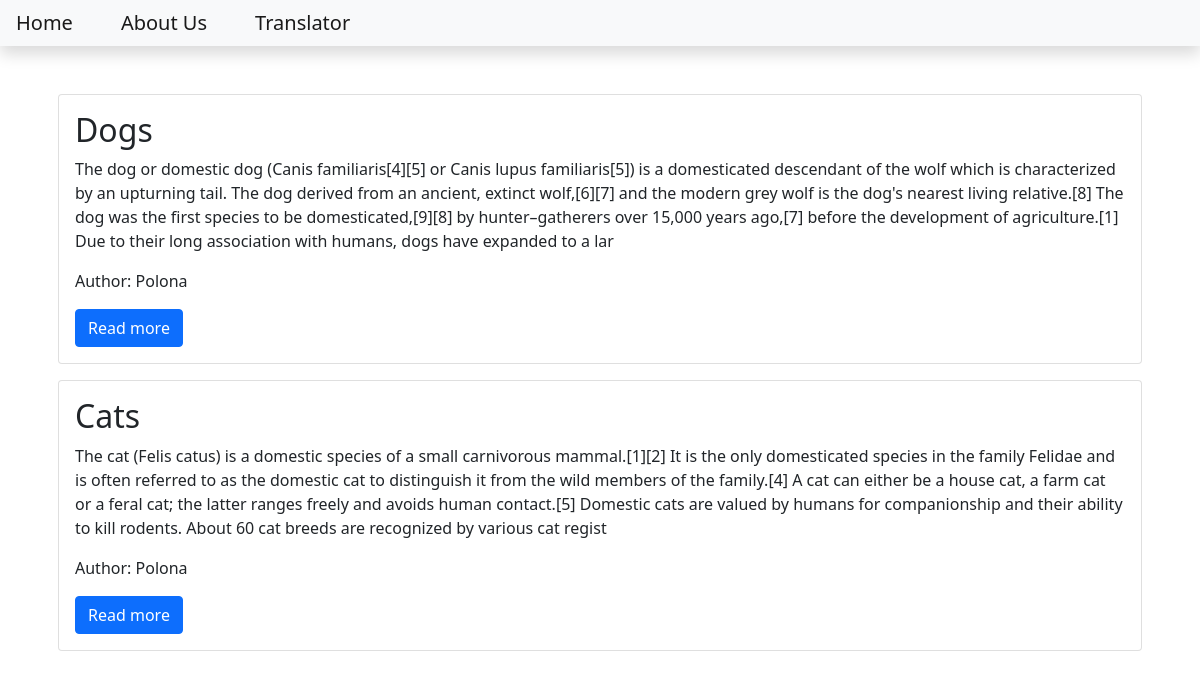
The page / on the database its author committed.
### blog/models.py (models this page shows, shortened)
class Post(models.Model): # Model is a class that contains field of data
    title = models.CharField(max_length = 200)
    content = models.TextField()
    date_created = models.DateTimeField(auto_now_add = True) # When author will create the now content from the admin page the current date and time will ge generated
    slug = models.SlugField(max_length = 200, unique = True)
    author = models.ForeignKey(to = User, on_delete = models.CASCADE) #ForeignKey because we will get this data from another table; cascade - if user is deleted from the user database table alos the posts from the user will be created
    status = models.IntegerField(choices = STATUS, default = 0) # choose from draft/published

### blog/views.py (the view)
# urls.py: path('', views.PostList.as_view(), name = 'home_view')
class PostList(generic.ListView): #specialized in rendering multiple data rows (multiple posts)
    queryset = Post.objects.filter(status = 1).order_by('-date_created') # - means that the latest post will be on the top of the page and the oldest post at the bottom of the home page
    template_name = 'index.html'

### templates/index.html
{% extends 'base.html'%}
{% block content %}
        <div class='container'>
        {% for post in post_list %}
            <div class='card m-3'>
                <div class='card-body'>
                    <h2 class='card-title'>
                        {{post.title}}
                    </h2>
                    <p class='card-text'>
                        {{post.content | slice:'500'}}
                    </p>
                    <p class='card-text'>
                        Author: {{post.author | title}}
                    </p>
                    <a class='btn btn-primary' href="{% url 'blog_view' post.slug %}">Read more</a>
                </div>
            </div>
        {% endfor %}
        </div>
{% endblock content %}

### templates/base.html (shortened to what this page needs)
<!DOCTYPE html>
<html lang="en">
    <head>
        <link href="https://cdn.jsdelivr.net/npm/bootstrap@5.1.3/dist/css/bootstrap.min.css" rel="stylesheet">
    </head>
    <body>
        <nav class='navbar navbar-expand-lg navbar-light bg-light shadow mb-5' id='mainNav'>
            <div class='collapse navbar-collapse' id='navbarResponsive'>
                <ul class='navbar-nav ml-auto'>
                    <li class='nav-item'>
                        <a class='navbar-brand p-3' href="{% url 'home_view' %}">Home</a>
                    </li>
                    <li>
                        <a class='navbar-brand p-3' href="{% url 'about_view' %}">About Us</a>
                    </li>
                    <li>
                        <a class='navbar-brand p-3' href="{% url 'translator_view' %}">Translator</a>
                    </li>
                </ul>
            </div>
        </nav>
{% block content %}
{% endblock content %}
    </body>
</html>

### rows shown on the page
Post: title "Dogs", content "The dog or domestic dog (Canis familiaris[4][5] or Canis lupus familiaris[5]) is a domesticated descendant of the wolf which is characterized by an upturning tail. The dog derived from an ancient, extinct wolf,[6][7] and the modern grey wolf is the dog's nearest living relative.[8] The dog was the first species to be domesticated,[9][8] by hunter–gatherers over 15,000 years ago,[7] before the development of agriculture.[1] Due to their long association with humans, dogs have expanded to a lar", author "Polona"
Post: title "Cats", content "The cat (Felis catus) is a domestic species of a small carnivorous mammal.[1][2] It is the only domesticated species in the family Felidae and is often referred to as the domestic cat to distinguish it from the wild members of the family.[4] A cat can either be a house cat, a farm cat or a feral cat; the latter ranges freely and avoids human contact.[5] Domestic cats are valued by humans for companionship and their ability to kill rodents. About 60 cat breeds are recognized by various cat regist", author "Polona"
